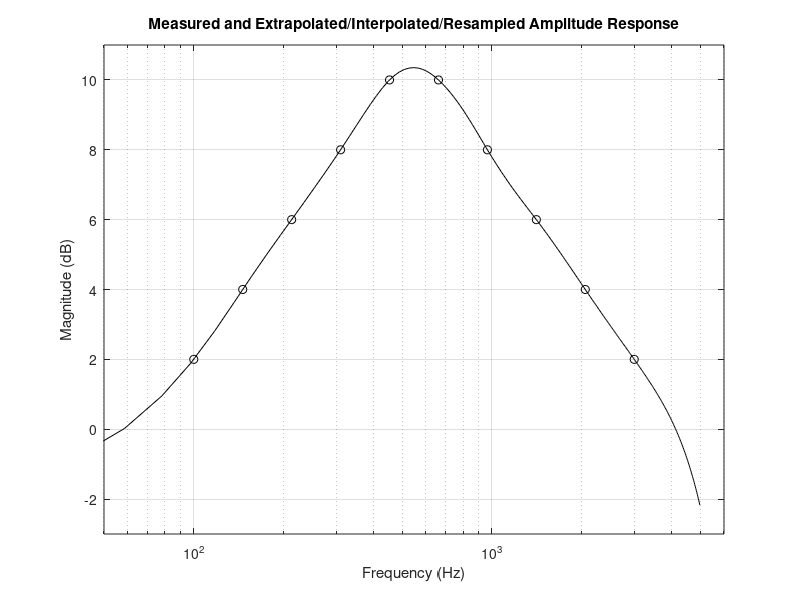
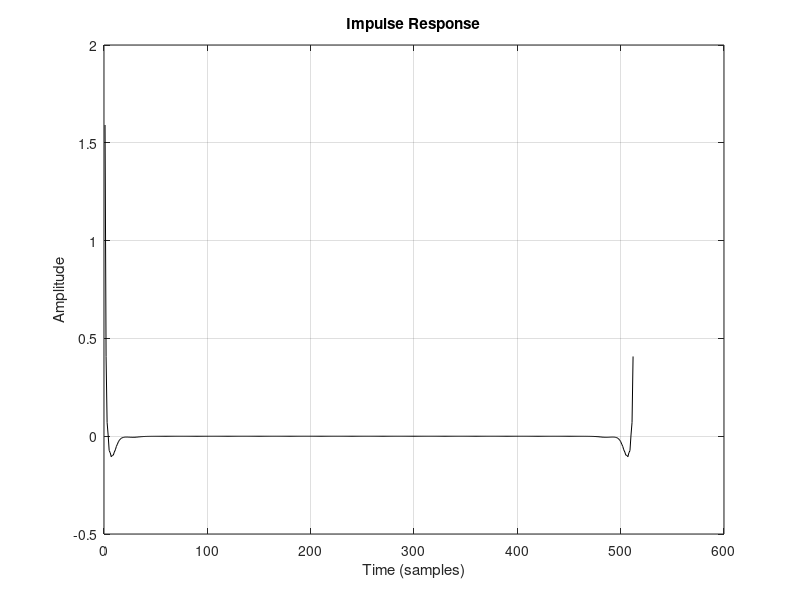

The MATLAB source for these figures, in order: (Note: this script raises an error after producing the figures.)
NZ = 1;      % number of ZEROS in the filter to be designed
NP = 4;      % number of POLES in the filter to be designed
NG = 10;     % number of gain measurements
fmin = 100;  % lowest measurement frequency (Hz)
fmax = 3000; % highest measurement frequency (Hz)
fs = 10000;  % discrete-time sampling rate
Nfft = 512;  % FFT size to use 
df = (fmax/fmin)^(1/(NG-1)); % uniform log-freq spacing
f = fmin * df .^ (0:NG-1);   % measurement frequency axis

% Gain measurements (synthetic example = triangular amp response):
Gdb = 10*[1:NG/2,NG/2:-1:1]/(NG/2); % between 0 and 10 dB gain

% Must decide on a dc value.
% Either use what is known to be true or pick something "maximally
% smooth".  Here we do a simple linear extrapolation:
dc_amp = Gdb(1) - f(1)*(Gdb(2)-Gdb(1))/(f(2)-f(1));

% Must also decide on a value at half the sampling rate.
% Use either a realistic estimate or something "maximally smooth".
% Here we do a simple linear extrapolation. While zeroing it
% is appealing, we do not want any zeros on the unit circle here.
Gdb_last_slope = (Gdb(NG) - Gdb(NG-1)) / (f(NG) - f(NG-1));
nyq_amp = Gdb(NG) + Gdb_last_slope * (fs/2 - f(NG));

Gdbe = [dc_amp, Gdb, nyq_amp]; 
fe = [0,f,fs/2];
NGe = NG+2;

% Resample to a uniform frequency grid, as required by ifft.
% We do this by fitting cubic splines evaluated on the fft grid:
Gdbei = spline(fe,Gdbe); % say `help spline'
fk = fs*[0:Nfft/2]/Nfft; % fft frequency grid (nonneg freqs)
Gdbfk = ppval(Gdbei,fk); % Uniformly resampled amp-resp

figure(1);
semilogx(fk(2:end-1),Gdbfk(2:end-1),'-k'); grid('on'); 
axis([fmin/2 fmax*2 -3 11]);
hold('on'); semilogx(f,Gdb,'ok');
xlabel('Frequency (Hz)');   ylabel('Magnitude (dB)');
title(['Measured and Extrapolated/Interpolated/Resampled ',...
       'Amplitude Response']);

Ns = length(Gdbfk); if Ns~=Nfft/2+1, error("confusion"); end
Sdb = [Gdbfk,Gdbfk(Ns-1:-1:2)]; % install negative-frequencies

S = 10 .^ (Sdb/20); % convert to linear magnitude
s = ifft(S); % desired impulse response
s = real(s); % any imaginary part is quantization noise
tlerr = 100*norm(s(round(0.9*Ns:1.1*Ns)))/norm(s);
disp(sprintf(['Time-limitedness check: Outer 20%% of impulse ' ...
              'response is %0.2f %% of total rms'],tlerr));
% = 0.02 percent
if tlerr>1.0 % arbitrarily set 1% as the upper limit allowed
  error('Increase Nfft and/or smooth Sdb');
end

figure(2);
plot(s, '-k'); grid('on');   title('Impulse Response');
xlabel('Time (samples)');   ylabel('Amplitude');

c = ifft(Sdb); % compute real cepstrum from log magnitude spectrum
% Check aliasing of cepstrum (in theory there is always some):
caliaserr = 100*norm(c(round(Ns*0.9:Ns*1.1)))/norm(c);
disp(sprintf(['Cepstral time-aliasing check: Outer 20%% of ' ...
    'cepstrum holds %0.2f %% of total rms'],caliaserr));
% = 0.09 percent
if caliaserr>1.0 % arbitrary limit
  error('Increase Nfft and/or smooth Sdb to shorten cepstrum');
end
% Fold cepstrum to reflect non-min-phase zeros inside unit circle:
% If complex:
% cf = [c(1), c(2:Ns-1)+conj(c(Nfft:-1:Ns+1)), c(Ns), zeros(1,Nfft-Ns)];
cf = [c(1), c(2:Ns-1)+c(Nfft:-1:Ns+1), c(Ns), zeros(1,Nfft-Ns)];
Cf = fft(cf); % = dB_magnitude + j * minimum_phase
Smp = 10 .^ (Cf/20); % minimum-phase spectrum

Smpp = Smp(1:Ns); % nonnegative-frequency portion
wt = 1 ./ (fk+1); % typical weight fn for audio
wk = 2*pi*fk/fs;
[B,A] = invfreqz(Smpp,wk,NZ,NP,wt);
Hh = freqz(B,A,Ns);

figure(3);
plot(fk,db([Smpp(:),Hh(:)])); grid('on');
xlabel('Frequency (Hz)');
ylabel('Magnitude (dB)');
title('Magnitude Frequency Response');
legend('Desired','Filter');